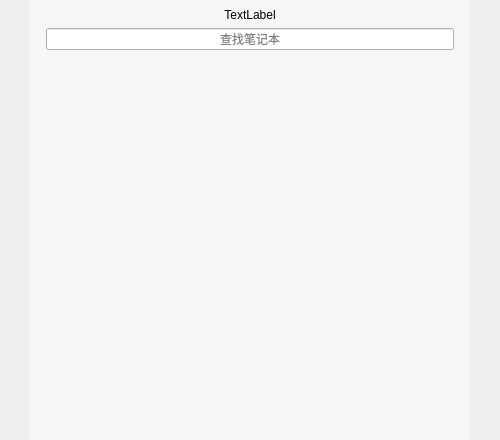
<?xml version="1.0" encoding="UTF-8"?>
<ui version="4.0">
 <class>CategoriesWidget</class>
 <widget class="QWidget" name="CategoriesWidget">
  <property name="enabled">
   <bool>true</bool>
  </property>
  <property name="geometry">
   <rect>
    <x>0</x>
    <y>0</y>
    <width>500</width>
    <height>440</height>
   </rect>
  </property>
  <property name="minimumSize">
   <size>
    <width>0</width>
    <height>0</height>
   </size>
  </property>
  <property name="maximumSize">
   <size>
    <width>16777215</width>
    <height>16777215</height>
   </size>
  </property>
  <property name="mouseTracking">
   <bool>false</bool>
  </property>
  <property name="tabletTracking">
   <bool>false</bool>
  </property>
  <property name="acceptDrops">
   <bool>false</bool>
  </property>
  <property name="windowTitle">
   <string>Form</string>
  </property>
  <property name="windowOpacity">
   <double>1.000000000000000</double>
  </property>
  <property name="autoFillBackground">
   <bool>false</bool>
  </property>
  <property name="styleSheet">
   <string notr="true"/>
  </property>
  <layout class="QVBoxLayout" name="verticalLayout_2">
   <property name="spacing">
    <number>0</number>
   </property>
   <property name="leftMargin">
    <number>0</number>
   </property>
   <property name="topMargin">
    <number>0</number>
   </property>
   <property name="rightMargin">
    <number>0</number>
   </property>
   <property name="bottomMargin">
    <number>0</number>
   </property>
   <item alignment="Qt::AlignHCenter|Qt::AlignTop">
    <widget class="QWidget" name="widget_2" native="true">
     <property name="minimumSize">
      <size>
       <width>440</width>
       <height>440</height>
      </size>
     </property>
     <property name="maximumSize">
      <size>
       <width>440</width>
       <height>16777215</height>
      </size>
     </property>
     <property name="styleSheet">
      <string notr="true">QWidget#widget_2{
	background-color:#F6F6F6;
}</string>
     </property>
     <layout class="QVBoxLayout" name="verticalLayout">
      <property name="spacing">
       <number>-1</number>
      </property>
      <property name="sizeConstraint">
       <enum>QLayout::SetDefaultConstraint</enum>
      </property>
      <property name="leftMargin">
       <number>16</number>
      </property>
      <property name="topMargin">
       <number>8</number>
      </property>
      <property name="rightMargin">
       <number>16</number>
      </property>
      <property name="bottomMargin">
       <number>4</number>
      </property>
      <item>
       <widget class="QLabel" name="label">
        <property name="text">
         <string>TextLabel</string>
        </property>
        <property name="alignment">
         <set>Qt::AlignCenter</set>
        </property>
       </widget>
      </item>
      <item>
       <widget class="QLineEdit" name="lineEdit">
        <property name="styleSheet">
         <string notr="true"/>
        </property>
        <property name="alignment">
         <set>Qt::AlignCenter</set>
        </property>
        <property name="placeholderText">
         <string>查找笔记本</string>
        </property>
        <property name="clearButtonEnabled">
         <bool>true</bool>
        </property>
       </widget>
      </item>
      <item>
       <widget class="QListWidget" name="listWidget_data">
        <property name="styleSheet">
         <string notr="true">QListWidget#listWidget_data{
	border: 0px solid;border-top: 1px solid #F6F6F6;
	background-color:#F6F6F6
}</string>
        </property>
       </widget>
      </item>
     </layout>
    </widget>
   </item>
  </layout>
 </widget>
 <resources/>
 <connections/>
</ui>
